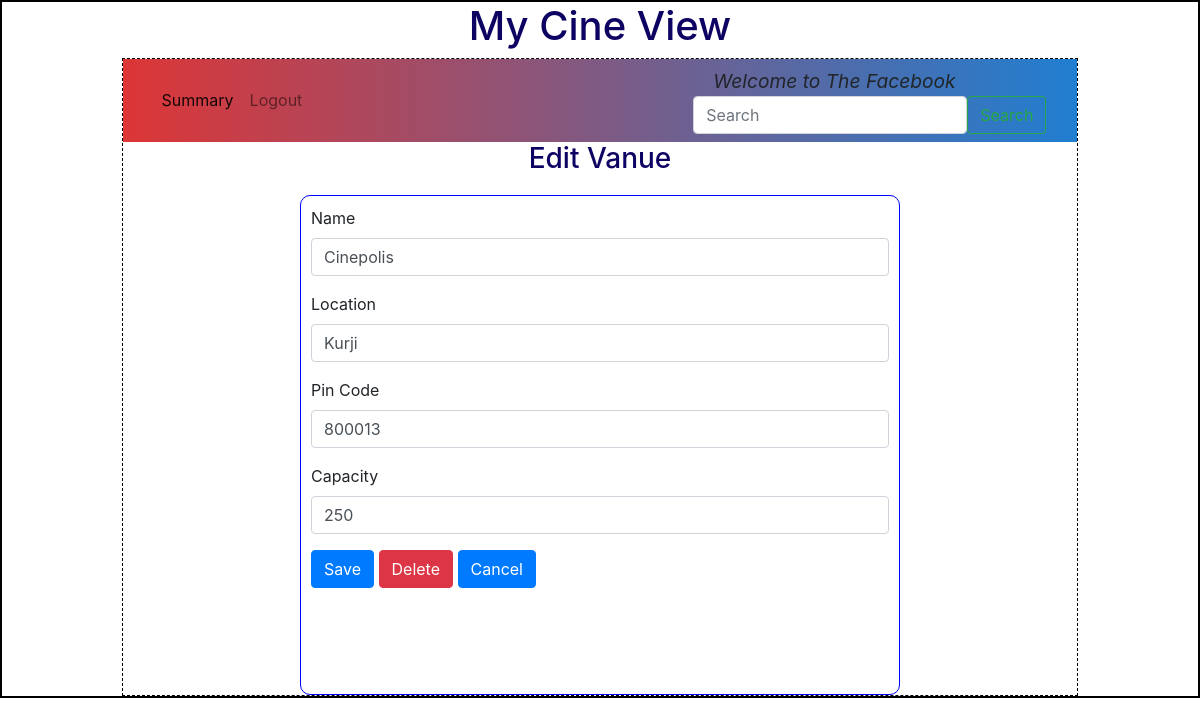
The app's page /edit_venue/2/The Facebook with its own data.
### backend/models.py (models this page shows)
class Theatre(db.Model):
    __tablename__="theatre"
    id=db.Column(db.Integer,primary_key=True)
    name=db.Column(db.String,nullable=False)
    location=db.Column(db.String,nullable=False)
    pin_code=db.Column(db.Integer,nullable=False)
    capacity=db.Column(db.Integer,nullable=False)
    venue_pic_url=db.Column(db.String,nullable=True,default="None")
    shows=db.relationship("Show",cascade="all,delete",backref="theatre",lazy=True) # Theater can access all of Its shows

### backend/controllers.py (the view, shortened to what this page needs)
@app.route("/edit_venue/<id>/<name>",methods=["GET","POST"])
def edit_venue(id,name):
    v=get_venue(id)
    return render_template("edit_venue.html",venue=v,name=name)

### backend/controllers.py (called while the page is built)
def get_venue(id):
    theatre=Theatre.query.filter_by(id=id).first()
    return theatre

### templates/edit_venue.html
{%extends "admin_layout.html"%}
{%block content%}
        {%if venue%}
            <div class="center"><h3>Edit Vanue</h3></div>
            <form action="/edit_venue/{{venue.id}}/{{name}}" method="POST">
            <div class="input_form">
                <div class="mb-3">
                    <label for="name" class="form-label">Name</label>
                    <input type="text" class="form-control" name="name" id="name" value="{{venue.name}}">
                </div>
                <div class="mb-3">
                    <label for="location" class="form-label">Location</label>
                    <input type="text" class="form-control" name="location" id="location" value="{{venue.location}}">
                </div>
                <div class="mb-3">
                    <label for="pin_code" class="form-label">Pin Code</label>
                    <input type="text" class="form-control" name="pin_code" id="pin_code" value="{{venue.pin_code}}">
                </div>
                <div class="mb-3">
                    <label for="capacity" class="form-label">Capacity</label>
                    <input type="number" class="form-control" name="capacity" id="capacity" value="{{venue.capacity}}">
                </div>
                <div class="mb-3">
                    <button type="submit" text-align="center" class="btn btn-primary">Save</button>
                    <a href ="/delete_venue/{{venue.id}}/{{name}}" type="button" class="btn btn-danger">Delete</a>
                    <a href ="/admin/{{name}}" type="button" class="btn btn-primary">Cancel</a>
                </div>
            </div>
            </form>
        {%endif%}
{%endblock%}

### static/styles/main.css (style rules this page uses)
* { margin:0px; }
.input_form { border: 1px solid blue; width: 600px; height: 500px; margin: auto; margin-top: 20px; padding: 10px; border-radius: 10px; font-size: 16px; text-align: justyfy; }
.center { text-align: center; margin: auto; color: rgb(13, 3, 98); }

### records on screen
Theatre: name "Cinepolis", location "Kurji", pin_code "800013", capacity "250"

### other values on screen
{{ name }} "The Facebook"
